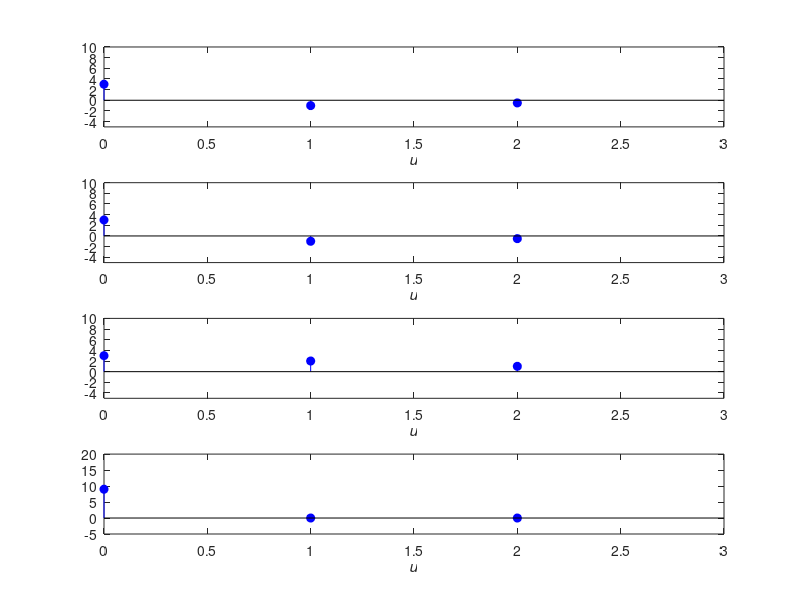

MATLAB code to generate this figure:
clc;
clear all;
close all;



x1 = [0 2 1];
%x1 = [1 0 2];
x1 = exp(1i * 2 * pi * x1 / 3);
x2 = [0 1 2];
x2 = exp(1i * 2 * pi * x2 / 3);
x3 = [0 0 0];
%x3 = [1 1 1];
%x3 = [2 2 2];
x3 = exp(1i * 2 * pi * x3 / 3);

length = 3;
u = 0 : 1 : (length - 1);


for L = 0 : length - 1
    ans1(L + 1) = 0;   
    for i = 1 : (length - L)
        ans1(L + 1) = ans1(L + 1) + x1(i) * conj(x1(i + L)); % an1 = aperiodic of x1
    end
end

subplot(4 , 1 , 1);
stem(u , ans1 , 'b' , 'filled');
axis([0 3 -5 10]);
xlabel('\it{u}');

for L = 0 : length - 1
    ans2(L + 1) = 0;   
    for i = 1 : (length - L)
        ans2(L + 1) = ans2(L + 1) + x2(i) * conj(x2(i + L)); % an2 = aperiodic of x2
    end
end

subplot(4 , 1 , 2);
stem(u , ans2 , 'b' , 'filled');
axis([0 3 -5 10]);
xlabel('\itu');

for L = 0 : length - 1
    ans3(L + 1) = 0;   
    for i = 1 : (length - L)
        ans3(L + 1) = ans3(L + 1) + x3(i) * conj(x3(i + L)); % an3 = aperiodic of x3
    end
end

subplot(4 , 1 , 3);
stem(u , ans3 , 'b' , 'filled');
axis([0 3 -5 10]);
xlabel('\itu');

for L = 0 : length - 1
    ans1(L + 1) = 0;
    ans2(L + 1) = 0;    
    ans3(L + 1) = 0;
    ans4(L + 1) = 0;
    for i = 1 : (length - L)
        ans1(L + 1) = ans1(L + 1) + x1(i) * conj(x1(i + L));
        ans2(L + 1) = ans2(L + 1) + x2(i) * conj(x2(i + L));
        ans3(L + 1) = ans3(L + 1) + x3(i) * conj(x3(i + L));
        ans4(L + 1) = ans1(L + 1) + ans2(L + 1) + ans3(L + 1);
    end
end

subplot(4 , 1 , 4);
stem(u , ans4 , 'b' , 'filled');
axis([0 3 -5 20]);
xlabel('\itu');